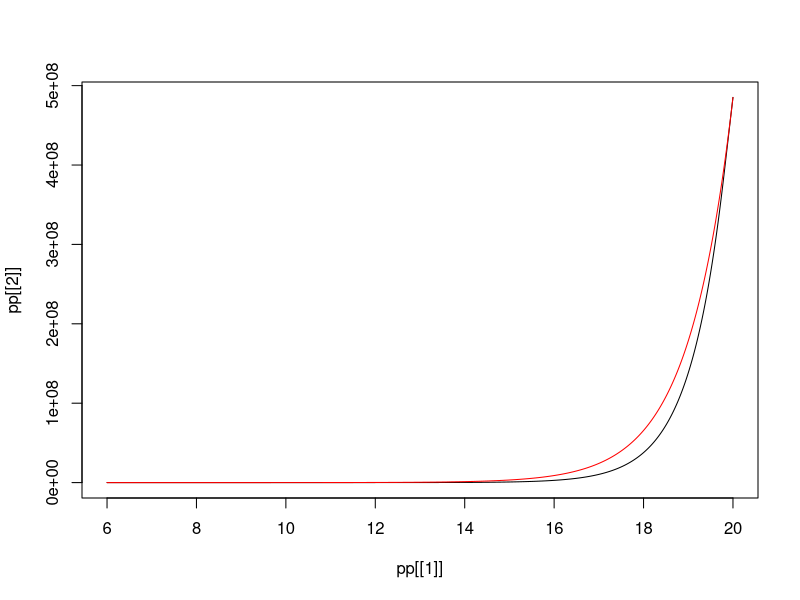

Write R code to recreate this figure.
Res_Equ_Dif_derecha <- function(del1=0, yi=0){
  np = length(yi)
  yf = rep(0, np)

  y1 = yi[np]
print(np)
  yf[1] = y1

  for (i in 2:np){
    y2 = y1 + del1 * yi[i-1]
    yf[i] = y2
    y1 = y2
  }
  res= yf
}


Res_Equ_Dif_izquierda <- function(del1=0, yi=0){
  np = length(yi)
  yf = rep(0, np)

  y2 = yi[1]
  yf[np] = y2

  for (i in (np-1):1){
    y1 = y2 - del1 * yi[i+1]
    yf[i] = y1
    y2 = y1
  }
  res= yf
}


procesa_drerecha <- function(tao=0, niter=0){
  t1 = 0
  t2 = tao
  del = .001
  ni = (t2-t1) / del

  t = seq(t1, t2, length.out = ni+1)
  yi = rep(1, ni+1)

  tt = c()
  yy = c()

  for (i in 1:niter){
    to = (i-1)*tao + t 
    tt = c(tt, to)
    yi = Res_Equ_Dif_derecha(del, yi)
    yy = c(yy, yi)
  }
  ret = list(tt, yy)
}

procesa_izquierda <- function(tao=0, niter=0, tF){
  t2 = 0
  t1 = -tao
  del = .001
  ni = (t2-t1) / del

  t = seq(t1, t2, length.out = ni+1)
  yF = exp(tF)
  yi = rep(yF, ni+1)
  
  tt = c()
  yy = c()  
  
  tA = tF + t

  for (i in 1:niter){
    tt = c(tA, tt)
    tA = tA - tao
    yi = Res_Equ_Dif_izquierda(del, yi)
    yy = c(yi, yy)
  }
  ret = list(tt, yy)
}

pp = procesa_izquierda(tao=.2, niter=70, 20)

plot(pp[[1]], pp[[2]], type='l')

mt = exp(pp[[1]])

points (pp[[1]], mt, type='l', col='red')


